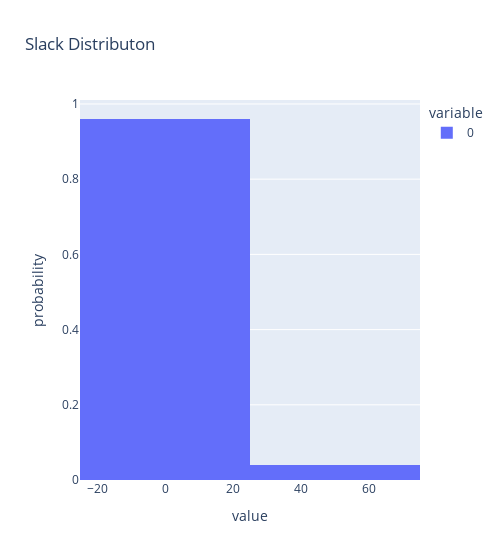

Source (notebook cell):
### Code cell
# plot slack distribution
c = '_C7'
px.histogram(slack_dict[c],  
             histnorm = 'probability',
             width = 500,
             title="Slack Distributon")

### Figure 1 — Plotly figure (JSON) as saved in the notebook; plotly's stock layout.template omitted (floating-point values rounded to 4 significant figures)
{"data": [{"alignmentgroup": "True", "bingroup": "x", "histnorm": "probability", "hovertemplate": "variable=0<br>value=%{x}<br>probability=%{y}<extra></extra>", "legendgroup": "0", "marker": {"color": "#636efa", "pattern": {"shape": ""}}, "name": "0", "offsetgroup": "0", "orientation": "v", "showlegend": true, "type": "histogram", "x": [0, 0, 0, 0, 0, 0, 0, 0, 0, 0, 0, 0, 0, 0, 0, 0, 0, 0, 0, 0, 0, 0, 0, 0, 50.9, 0, 0, 0, 0, 0, 0, 0, 0, 0, 0, 0, 0, 0, 0, 0, 0, 0, 0, 0, 0, 0, 0, 0, 0, 0, 0, 0, 0, 0, 0, 0, 0, 0, 0, 0, 0, 0, 0, 50.9, 0, 0, 0, 0, 0, 0, 0, 0, 0, 0, 0, 0, 0, 0, 0, 0, 0, 0, 0, 0, 0, 0, 0, 50.9, 0, 0, 0, 0, 0, 0, 0, 50.9, 0, 0, 0, 0], "xaxis": "x", "yaxis": "y"}], "layout": {"barmode": "relative", "legend": {"title": {"text": "variable"}, "tracegroupgap": 0}, "title": {"text": "Slack Distributon"}, "width": 500, "xaxis": {"anchor": "y", "domain": [0, 1], "title": {"text": "value"}}, "yaxis": {"anchor": "x", "domain": [0, 1], "title": {"text": "probability"}}}}
